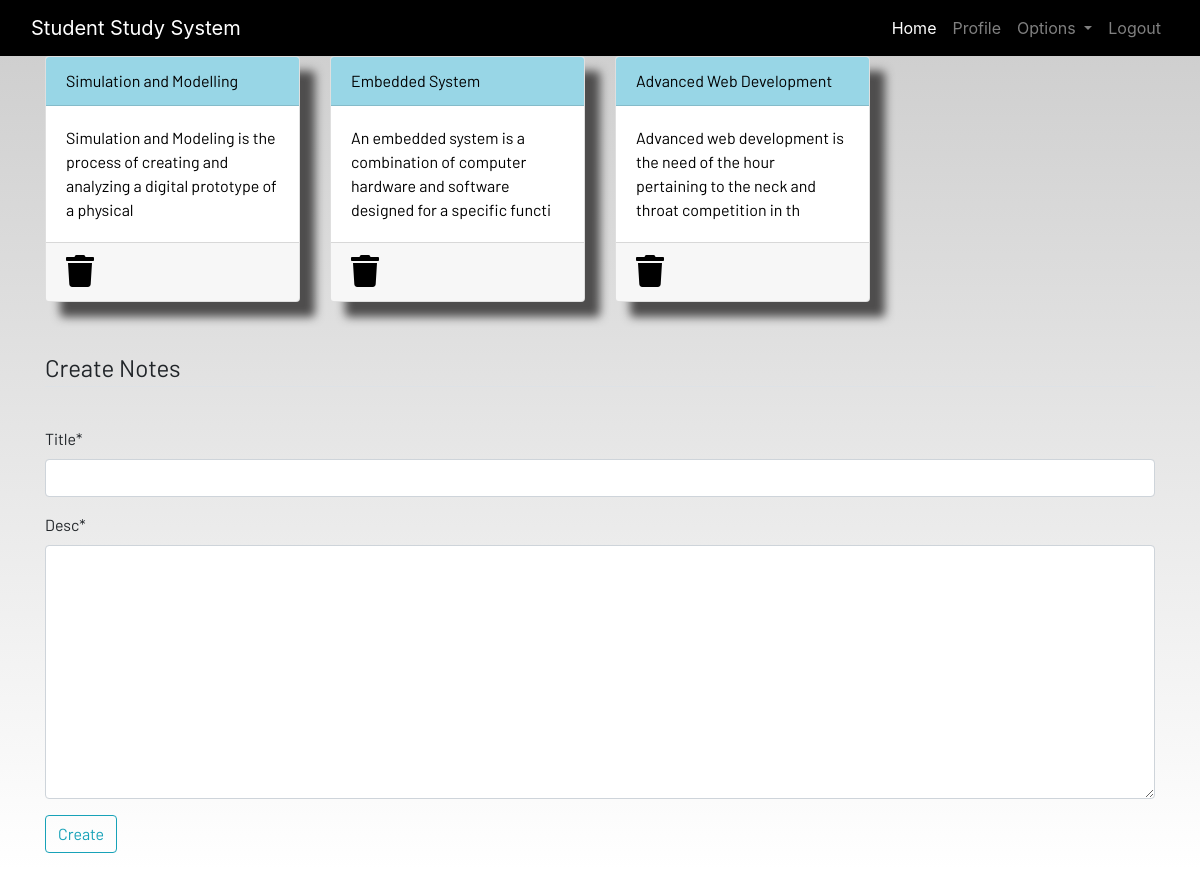
Screenshot of /notes/ (signed in) with the database file from the repository.
### dashboard/models.py (models this page shows, shortened)
class Notes(models.Model):
    user = models.ForeignKey(User,on_delete=models.CASCADE)
    title = models.CharField(max_length=200)
    desc = models.TextField()
    class Meta:
        verbose_name = "notes"
        verbose_name_plural = "notes"

### dashboard/views.py (the view)
# urls.py: path('notes/',views.notes,name='notes'),
@login_required
def notes(request):
    if request.method == 'POST':
        form = NotesForm(request.POST)
        if form.is_valid():
            notes = Notes(user=request.user,title=request.POST['title'],desc=request.POST['desc'])
            notes.save()
        messages.success(request,f"Notes Save By {request.user.username} Successfully")
    else:
        form = NotesForm()
    notes = Notes.objects.filter(user=request.user)
    context = {'notes':notes,'form':form}
    return render(request,'dashboard/notes.html',context)

### dashboard/forms.py
class NotesForm(forms.ModelForm):
    class Meta:
        model = Notes
        fields = ['title','desc']

### dashboard/templates/dashboard/notes.html (shortened to what this page needs)
{% extends 'dashboard/base.html' %}
{% load static %}
{% load crispy_forms_tags %}
{% block content %}
<div class="container">
    <div class="row">
        {% for note in notes %}
        <div class="col-md-3">
            <a href="{% url 'notes-detail' note.id %}">
                <div class="card">
                    <div class="card-header">{{note.title}}</div>
                    <div class="card-body">{{note.desc|slice:"0:100"}}</div>
                    <div class="card-footer mt-auto "><a href="{% url 'delete-note' note.id %}">
                        <i class="fa fa-trash fa-2x"></i></a>
                    </div>
                </div>
            </a>
        </div>
        {% endfor %}
        <br><br>
    </div>
</div>
<br><br>
<div class="container">
    <form method="POST">
        <fieldset class="form-group">
            <legend class="border-bottom mb-4">Create Notes</legend>
        </fieldset>
        {{form|crispy}}
        <div class="form-group">
            <button href="" class="btn btn-outline-info" type="submit">
                Create
            </button>
        </div>
    </form>
</div>
{% endblock content %}

### static/css/main.css (style rules this page uses)
html { scroll-behavior: smooth; height: 100%; width: 100%; }
.card { box-shadow: 15px 15px 10px rgb(78, 77, 77); }
a { text-decoration: none !important; color: black; }
.card-header { color: black !important; background: rgb(152, 214, 230) !important; transition: 0.3s ease-in; }
html, body { max-width: 100%; overflow-x: hidden; height: 100%; width: 100%; }
body { background: linear-gradient(rgba(0, 0, 0, 0.2), rgba(255, 255, 255, 0.5)); overflow-x: hidden; background-repeat: no-repeat; }
.card-header { background-color: rgb(133, 204, 231); }
.col-md-3 .card { width: 100%; height: 100%; }
.fa { color: black; }

### rows the page displays
Notes: title "Simulation and Modelling", desc "Simulation and Modeling is the process of creating and analyzing a digital prototype of a physical"
Notes: title "Embedded System", desc "An embedded system is a combination of computer hardware and software designed for a specific functi"
Notes: title "Advanced Web Development", desc "Advanced web development is the need of the hour pertaining to the neck and throat competition in th"
